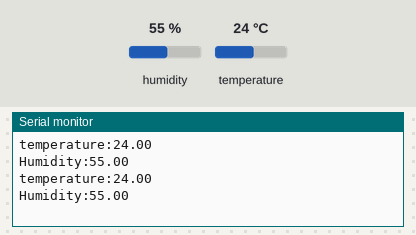
This sketch was run on a simulated Arduino Uno, built with avr-gcc and run on an emulated ATmega328P. On the bench: the last lines printed to the serial monitor. Inputs (shaded band) come from the test bench; at power-on: humidity 55 %, temperature 24 °C.

Above: at 10.8 s.
10.9 s: humidity set to 22 %
At 20.7 s:
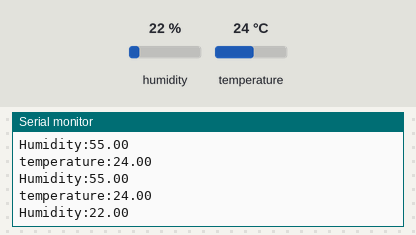
20.9 s: temperature set to 12 °C
At 30.7 s:
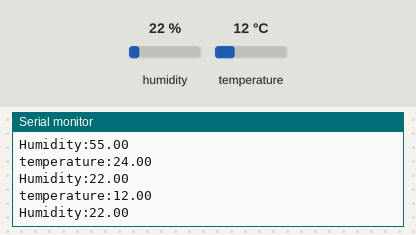
30.9 s: humidity set to 40 %
At 40.5 s:
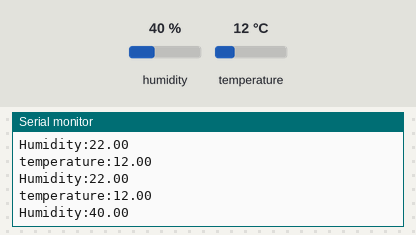
Timing chart, 0 to 42.0 s (numbered marks = the images above; inputs shaded):
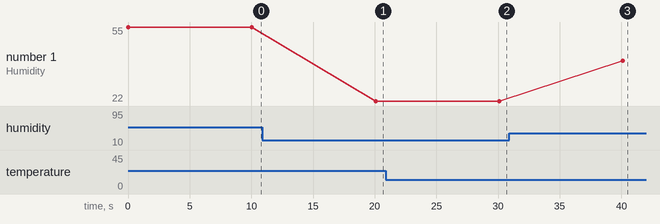

The sketch:

Temperature_and_Humidity_Display_Serial_Monitor.ino
```cpp
#include "DHT.h"
#define DHTPIN 4 // what pin we're connected to
#define DHTTYPE DHT11// define type of sensor DHT 11
DHT dht (DHTPIN, DHTTYPE);
float h,t;
void setup()
{
  Serial.begin(115200);
  dht.begin();
}
void loop()
{
  h = dht.readHumidity();
  t = dht.readTemperature();
  Serial.print("temperature:");
  Serial.println(t);
  Serial.print("Humidity:");
  Serial.println(h);
  delay(10000);
}
```

Measured:
- after the input at 10.9 s, the serial monitor: prints a new line after 9.2 s (image 1)
- after the input at 20.9 s, the serial monitor: prints a new line after 9.2 s (image 2)
- after the input at 30.9 s, the serial monitor: prints a new line after 9.2 s (image 3)
- plotted number 1: 55 → 22 after the input at 10.9 s, 22 → 40 after the input at 30.9 s
